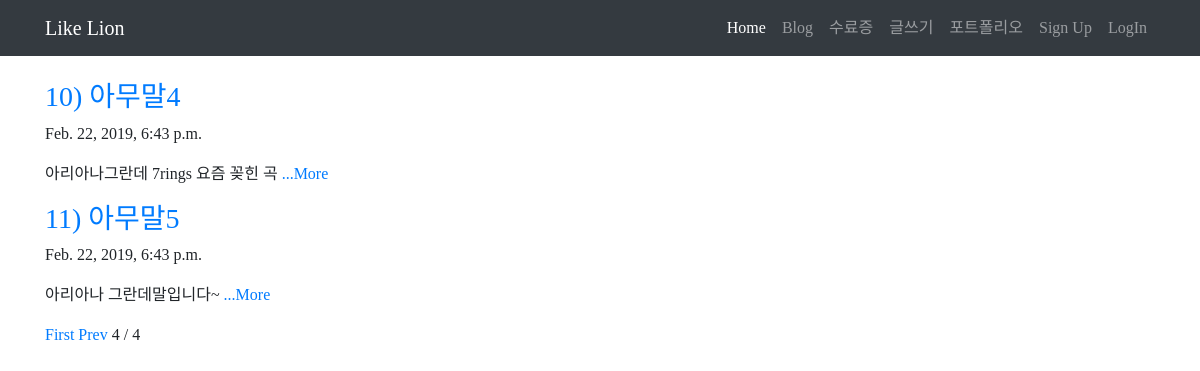
Page /?page=4 on the earlier database version.
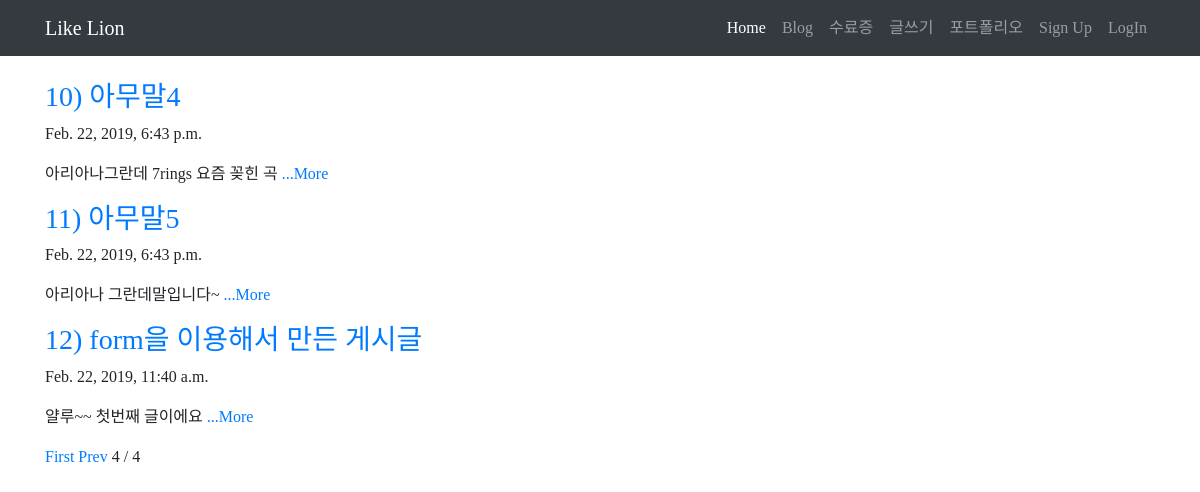
Same page on the later database version.
### blog/models.py (models this page shows, shortened)
class Blog(models.Model):
    title=models.CharField(max_length=200)
    pub_date = models.DateTimeField('date published')
    body = models.TextField()
    def summary(self):
        return self.body[:100]

### blog/views.py (the view)
# urls.py: path('',blog.views.home, name='home'),
def home(request):
    blogs=Blog.objects
    blog_list = Blog.objects.all()
    paginator = Paginator(blog_list, 3)
    page = request.GET.get('page')
    posts=paginator.get_page(page)
    return render(request, 'home.html', {'blogs':blogs, 'posts':posts})

### blog/templates/home.html (shortened to what this page needs)
{% extends 'base.html' %}
{% block contents %}
<body>
    <br>
          {% for blog in posts %}
            <div class="container">
                <a href="{% url 'detail' blog.id %}">
                <h3>{{blog.id}}) {{blog.title}}</h3>
                </a>
                <p>{{blog.pub_date}}</p>
                <p>{{blog.summary}}
                    <a href="{% url 'detail' blog.id %}">...More</a>
                </p>
            </div>
        {% endfor %}
        <div class="container">
        {% if posts.has_previous %}
        <a href="?page=1">First</a>
        <a href="?page={{poes.previous_page_number}}">Prev</a>
        {% endif %}
        <span>{{posts.number}}</span>
        <span> / </span>
        <span>{{posts.paginator.num_pages}}</span>
        </div>
    </body>
{% endblock %}

### blog/templates/base.html (shortened to what this page needs)
<!DOCTYPE html>
<html>
    <head>
      <link rel="stylesheet" href="https://stackpath.bootstrapcdn.com/bootstrap/4.2.1/css/bootstrap.min.css">
    </head>
    <body>
        <nav class="navbar navbar-expand-lg navbar-dark bg-dark">
            <div class="container">
                <a class="navbar-brand" href="{% url 'home' %}">Like Lion</a>
                <div class="collapse navbar-collapse" id="navbarNavAltMarkup">
                  <div class="navbar-nav ml-auto">
                    <a class="nav-item nav-link active" href="#">Home</a>
                  <a class="nav-item nav-link" href="#">Blog</a>
                  <a class="nav-item nav-link" href="#">수료증</a>
                  <a class="nav-item nav-link" href="{% url 'new' %}">글쓰기</a>
                  <a class="nav-item nav-link" href="{% url 'portfolio' %}">포트폴리오</a>
                  <a class="nav-item nav-link" href="{% url 'signup' %}">Sign Up</a>
                  <a class="nav-item nav-link" href="{% url 'login' %}">LogIn</a>
                      </div>
              </div>
              </div>
          </nav>
{% block contents %}
{% endblock %}
</body>

### blog/templates/base.html (style rules this page uses)
* { font-family: 'S-CoreDream-3Light' }

Differences in the rows shown:
added Blog: id "12", title "form을 이용해서 만든 게시글", pub_date "Feb. 22, 2019, 11:40 a.m.", summary "얄루~~ 첫번째 글이에요"
